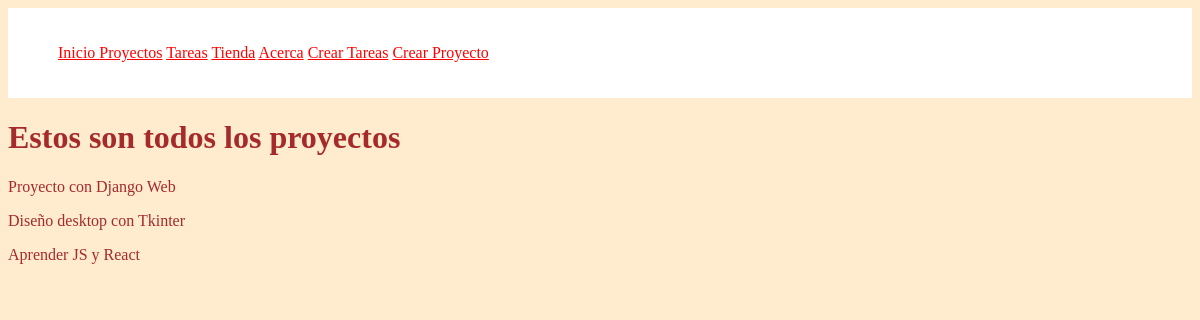
Page /project/ on the earlier database version.
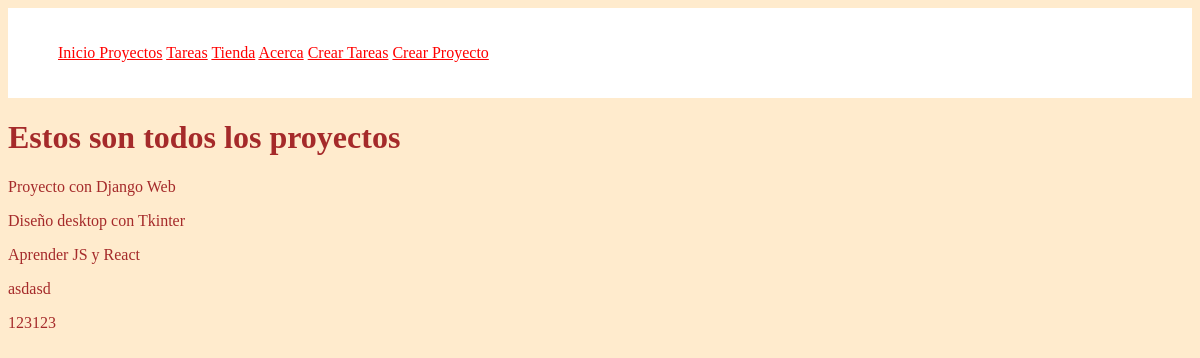
Same page on the later database version.
### myapp/models.py (models this page shows, shortened)
class Proyecto(models.Model):
    nombre = models.CharField(max_length=200)

### myapp/views.py (the view)
# urls.py: path('project/', views.projects, name="project"),
def projects(request):
    proyectos = Proyecto.objects.all()
    return render(request, "project.html", {
        "proyectos" : proyectos
    })

### myapp/templates/project.html
{% extends "base.html" %}
{% block content %}
<h1>Estos son todos los proyectos</h1>
{% for proyecto in proyectos %}
<p>
    {{ proyecto.nombre}}
</p>
{% endfor %}
{% endblock %}

Differences in the rows shown:
added Proyecto: nombre "asdasd"
added Proyecto: nombre "123123"
